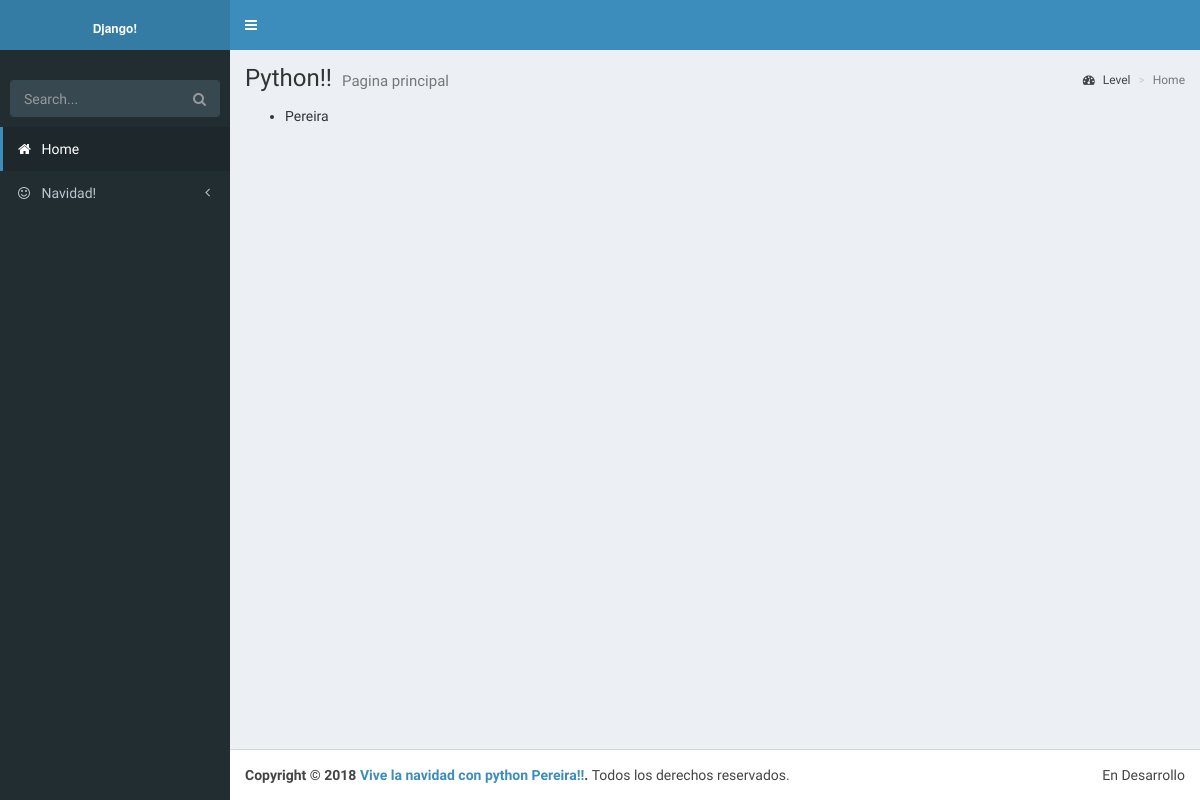
The app's page /navidad/ciudades, older data.
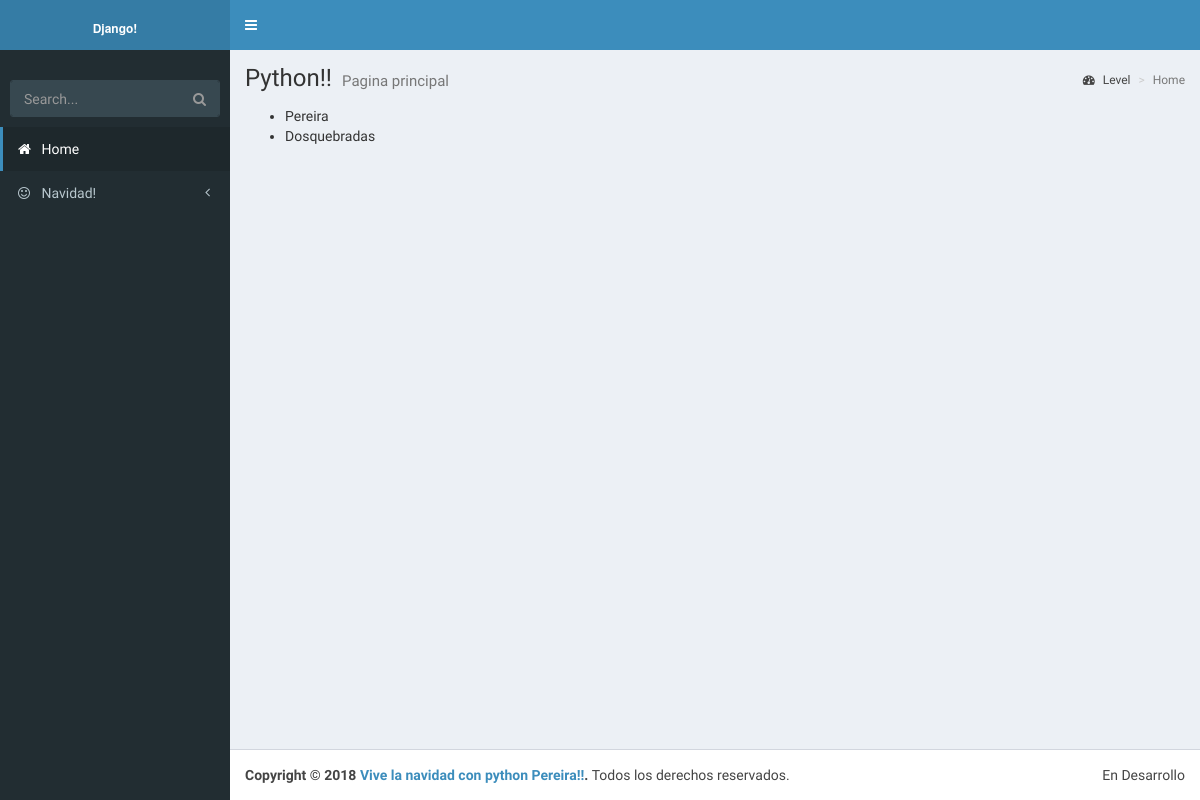
The same page, newer data.
### navidad/models.py (models this page shows, shortened)
class Ciudad(models.Model):
    id_ciudad = models.AutoField(primary_key=True)
    nombre = models.CharField(max_length=50)
    estado = models.ForeignKey(Estado, on_delete=models.CASCADE)
    class Meta:
        verbose_name_plural = "ciudades"

### navidad/views.py (the view)
# urls.py: path('ciudades', ListCiudad.as_view(), name='listar-ciudades'),
class ListCiudad(ListView):
    model = Ciudad
    template_name = 'navidad/list_ciudades.html'

### templates/navidad/list_ciudades.html
{% extends 'navidad/base.html' %}
{% block contenido %}
<ul>
{% for ciudad in object_list %}
    <li>
{{ ciudad.nombre }}
    </li>
{% endfor %}
</ul>
{% endblock %}

Row changes from the older to the newer data that the page shows:
added Ciudad: nombre "Dosquebradas"
